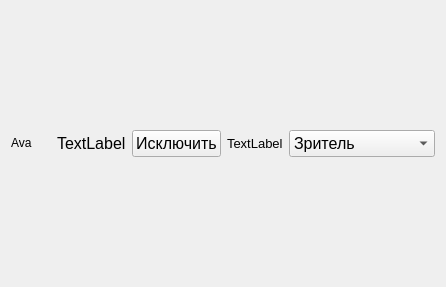
<?xml version="1.0" encoding="UTF-8"?>
<ui version="4.0">
 <class>ChatMemberWidget</class>
 <widget class="QWidget" name="ChatMemberWidget">
  <property name="geometry">
   <rect>
    <x>0</x>
    <y>0</y>
    <width>433</width>
    <height>287</height>
   </rect>
  </property>
  <property name="windowTitle">
   <string>Form</string>
  </property>
  <layout class="QHBoxLayout" name="horizontalLayout">
   <item alignment="Qt::AlignLeft">
    <widget class="ClickableLabel" name="chat_members_avatar">
     <property name="sizePolicy">
      <sizepolicy hsizetype="Fixed" vsizetype="Fixed">
       <horstretch>0</horstretch>
       <verstretch>0</verstretch>
      </sizepolicy>
     </property>
     <property name="minimumSize">
      <size>
       <width>40</width>
       <height>40</height>
      </size>
     </property>
     <property name="cursor">
      <cursorShape>PointingHandCursor</cursorShape>
     </property>
     <property name="text">
      <string>Ava</string>
     </property>
    </widget>
   </item>
   <item alignment="Qt::AlignLeft">
    <widget class="ClickableLabel" name="chat_members_name">
     <property name="sizePolicy">
      <sizepolicy hsizetype="Preferred" vsizetype="Fixed">
       <horstretch>0</horstretch>
       <verstretch>0</verstretch>
      </sizepolicy>
     </property>
     <property name="font">
      <font>
       <pointsize>12</pointsize>
      </font>
     </property>
     <property name="cursor">
      <cursorShape>PointingHandCursor</cursorShape>
     </property>
     <property name="text">
      <string>TextLabel</string>
     </property>
    </widget>
   </item>
   <item>
    <spacer name="horizontalSpacer">
     <property name="orientation">
      <enum>Qt::Horizontal</enum>
     </property>
     <property name="sizeHint" stdset="0">
      <size>
       <width>40</width>
       <height>20</height>
      </size>
     </property>
    </spacer>
   </item>
   <item>
    <widget class="QPushButton" name="chat_members_remove_button">
     <property name="font">
      <font>
       <pointsize>12</pointsize>
      </font>
     </property>
     <property name="text">
      <string>Исключить</string>
     </property>
    </widget>
   </item>
   <item alignment="Qt::AlignRight">
    <widget class="QLabel" name="chat_members_role">
     <property name="sizePolicy">
      <sizepolicy hsizetype="Preferred" vsizetype="Fixed">
       <horstretch>0</horstretch>
       <verstretch>0</verstretch>
      </sizepolicy>
     </property>
     <property name="font">
      <font>
       <pointsize>10</pointsize>
      </font>
     </property>
     <property name="text">
      <string>TextLabel</string>
     </property>
    </widget>
   </item>
   <item alignment="Qt::AlignRight">
    <widget class="QComboBox" name="chat_members_roles_combobox">
     <property name="font">
      <font>
       <pointsize>12</pointsize>
      </font>
     </property>
     <property name="editable">
      <bool>false</bool>
     </property>
     <property name="frame">
      <bool>true</bool>
     </property>
     <item>
      <property name="text">
       <string>Зритель</string>
      </property>
     </item>
     <item>
      <property name="text">
       <string>Участник</string>
      </property>
     </item>
     <item>
      <property name="text">
       <string>Модератор</string>
      </property>
     </item>
     <item>
      <property name="text">
       <string>Администратор</string>
      </property>
     </item>
    </widget>
   </item>
  </layout>
 </widget>
 <customwidgets>
  <customwidget>
   <class>ClickableLabel</class>
   <extends>QLabel</extends>
   <header>ClickableLabel.h</header>
  </customwidget>
 </customwidgets>
 <resources/>
 <connections/>
</ui>
